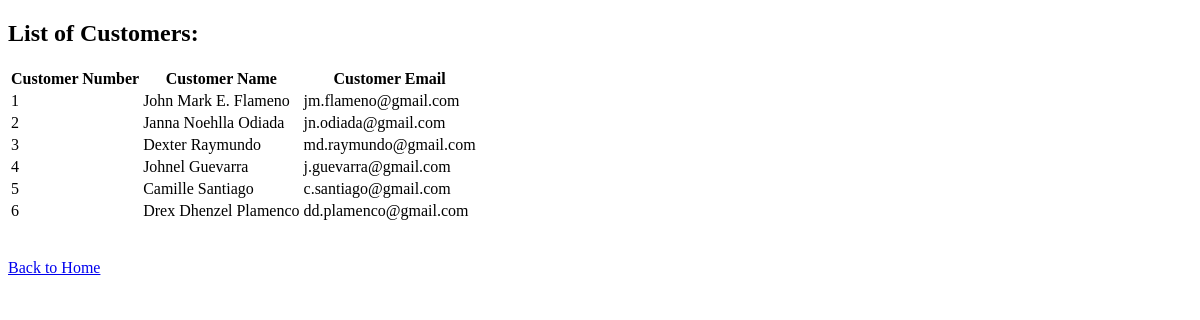
Page /CustomerAccount on the earlier database version.
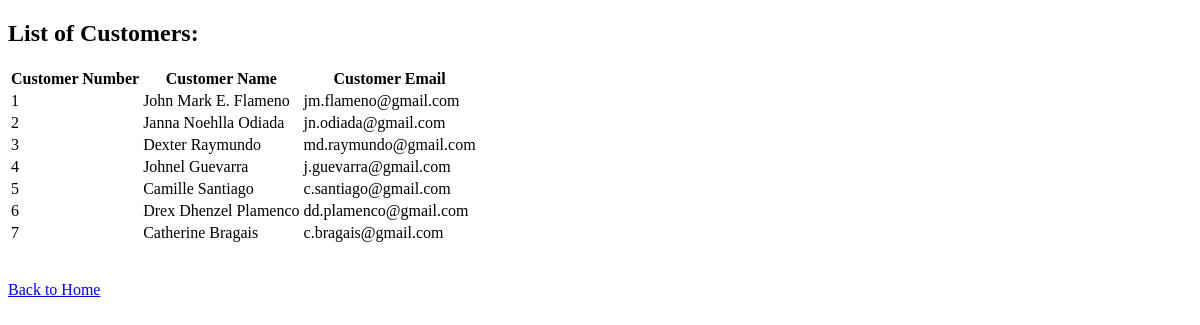
Same page on the later database version.
### TrialSystem/models.py (models this page shows)
class Customer(models.Model):
    CustomerName = models.CharField(max_length=100)
    CustomerNumber = models.IntegerField()
    CustomerEmail = models.EmailField()

### TrialSystem/views.py (the view)
# urls.py: path('CustomerAccount', views.CustomerAccount, name='CustomerAccount'),
def CustomerAccount(request):
    customers = models.Customer.objects.all()
    template = 'Customer_List.html'
    context = {
        'customers': customers,
    }
    return render(request, template, context)

### templates/Customer_List.html (shortened to what this page needs)
<!DOCTYPE html>
<html lang="en">
<head>
</head>
<body>
    <h2>List of Customers:</h2>
    <table>
        <tr>
            <th>Customer Number</th>
            <th>Customer Name</th>
            <th>Customer Email</th>
        </tr>
        {% for customer in customers %}
            <tr>
                <td>{{ customer.CustomerNumber }}</td>
                <td>{{ customer.CustomerName }}</td>
                <td>{{ customer.CustomerEmail }}</td>
            </tr>
        {% endfor %}
    </table>
    <br>
    <br>
    <a href="{% url 'MainPage' %}"> Back to Home</a>
</body>
</html>

Differences in the rows shown:
added Customer: CustomerNumber "7", CustomerName "Catherine Bragais", CustomerEmail "c.bragais@gmail.com"
